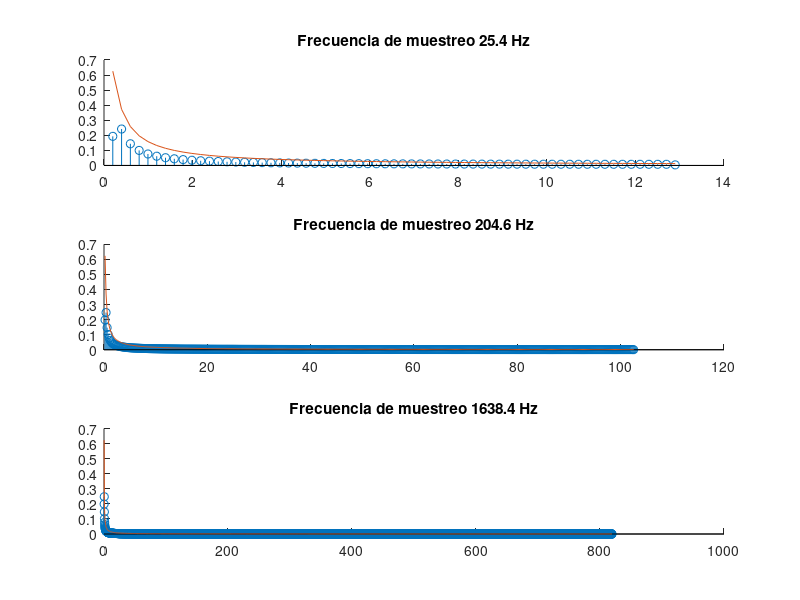

Reproduce this figure in MATLAB.
disp("Starting...");


% Se limpia memoria
clear all, close all, clf

format rat

% f: puntero a la funcion continua a ser muestreada
% F: puntereo a la transformada continua de fourier
% Ts: periodo de sample (ie, cada cuanto tomo una muestra)
% interval_left: principio del intervalo
% interval_right: final del intervalo
% number_of_graphs: cantidad de graficos a hacer (ie, cantidad de periodos que quiero muestrear)
% i: subplot a ser graficado
function Fk = graph_fft(f, F, Ts, interval_left, interval_right, number_of_graphs, i)
   fs = 1 / Ts;                                     % Frecuencia de sample
   interval = interval_left:Ts:interval_right;      % Intervalo en el que se muestrea la funcion
   N = length(interval);                            % Obtengo la longitud del interavlo
   xn = f(interval);                                % Obtengo las muestras de f
   fN = N / 2;                                      % Obtengo la f_{Nyquist}
   
   Fk = fft(xn);                                    % Obtengo la Transformada rapida (discreta) de fourier
   
   % Dibujamos la Transformada Rapida (Discreta) de Furier
   Ak = Fk;                 % ! Formula del espectro de amplitud
   Ak = abs(Ak)/N;          % !             !
   Ak(2:fN) = 2 * Ak(2:fN); % !             !

   f = (1:fN + 1) * fs / N;
  
   subplot(number_of_graphs, 1, i);
   hold on                               
   stem(f, Ak(1:fN + 1));                           % Grafico la FFT
   omega = f*2*pi; 
   plot(f, F(omega));               % Grafico la CFT (transformada continua) para comparar
   hold off   
   
   subplot(number_of_graphs, 1, i);
   sti = sprintf('Frecuencia de muestreo %s Hz', num2str( fs ))
   title(sti);
   sti = [];
   
   %fprintf('%f + (%f i)', [real(Fk)' imag(Fk)']');
endfunction


% Defino funcion continua a ser muestreada
function y = f(t)
  y = exp(-t).*(t>0);
endfunction  

% Coloco el valor absoluto de transformada continua de f(t) calculada en papel
function y = F(omega)
   y = abs(1./(1 + i*omega))
endfunction

% Defino periodos de muestreo 
Ts1 = 5/127; 
Ts2 = 5/1023; 
Ts3 = 5/8192; 
Tss = [Ts1; Ts2; Ts3];

for i=1:length(Tss)
  Fk = graph_fft(@f, @F, Tss(i), 0, 5, length(Tss), i);
  %for j=1:length(Fk)
  %  Fk(j)
  %endfor
endfor

disp("Ending...");
disp("Podes obtener valores de la ultima transformada usando Fk(i) en la CLI")
